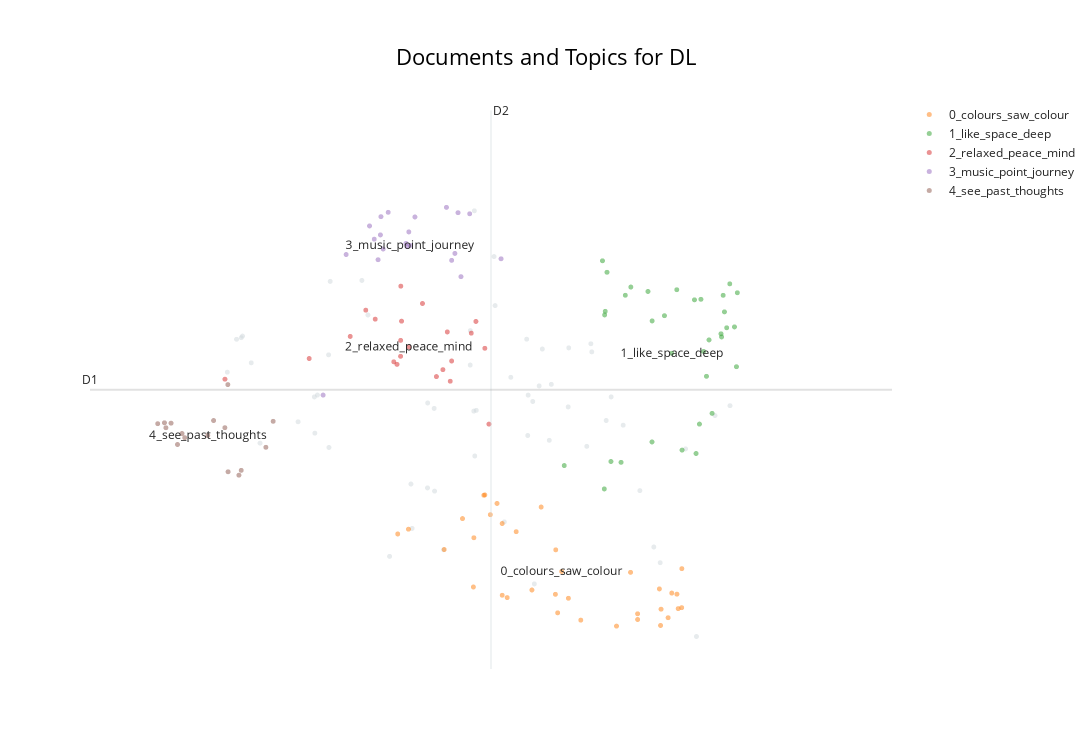

Here is the notebook cell this chart was saved with:
### Code cell
model.visualize_documents(df_reports,title=f'Documents and Topics for {condition}')

### Figure 1 — Plotly figure (JSON) as saved in the notebook; plotly's stock layout.template omitted (floating-point values rounded to 4 significant figures)
{"data": [{"hoverinfo": "text", "hovertext": ["i quite enjoyed the experience.", "then an overwhelming feeling of love and connection to everyone in the room.", "My partner, Dad, my sister, niece and nephew, my friends.", "At first, hearing gongs i saw myself in sammi ling's buddhist retreat  and imagined myself totally relaxing and at peace.", "i think i ought to experience it once  more to see if it changes.", "the moment i'll die i want to feel this", "it is like i am in a dream, in a movie\nno one there, not even me\njust my mind have been to there\nflying through a lot of shape, light, space\nthere is a moment..\ni feel like i was draw back to my body and the environment\nmy thought has been to somewhere no one have been to\ni can't realise how long was that experience\nit was so quick\nin and then out\ni don't feel the time.", "Anxiety, loneliness, my inner child screaming for love, screeching.", "A sense of place akin to home, almost a calling or draw to be submerged away from the world and in my own space where I could float and simply exist without any interruptions.", "It was something very familiar to the soul but not...\nI experienced several emotions\nFelt numb too", "so many different things.", "I had no sense of the grating sounds towards the end except they were the colour   turquoise which gradually turned to black and nothingness.", "a doorway", "i could see how we are all just little sensory machines moving through this realm.", "Everything packed into a tiny insignificant thing.", "an unique experience that teach us how simple could be to reconnect with our primitive way to feel emotions through sounds and colours", "i was everywhere... I saw my partner's nose, her eyes, her glasses, everything like a molecule of air given eyes.", "Like I am part of something bigger", "i flew around the room touching everyone.", "i was struggling because my mind would go back to a string of thoughts and to get out of it i had to take a very deep breath.", "detachment as though my body was in one box, mind in another and my anxiety came from that lack of control", "i was awake the whole time i could not relax or switch off", "thus should be available for everyone all the time", "breathing is hard", "the thought of this not working\nbut in the dream\nin another place", "Towards the end maybe quarter, i started having really intense visual of ripples and looking up into a tower", "nothingness complete", "I embraced my inner child, allowed it to sulk, scream and cry, coming out with a mix of intense feelings but knowing that I could handle them.", "the feeling of freedom, of being in time and space.", "It was successful 50% of time.", "A non-uniform green and blue circle that descended from a black space: at that moment I perceived this as a symbol of myself descending.", "it was near impossible to keep eyes open", "then i became a manta ray and drifted.", "physical heaviness\nphysical lightness\ni didn't experience visual or aural so-called \"hallucinations\"\nit was relaxing\na bit hot to start", "I saw a lot of animals, ones which I used to not like like reptiles but this time i liked them and they seemed adorable.", "not sure what the purpose of it was except being with the music certainly not induced to sleep dream state as bpm too high, otherwise interesting but confusing experience, not much visions either, don't think the lights were in sync too, to go with music well...", "The complexity of the brain can produce a limitless spectrum of experience, from depression to enlightenment.", "a swivelling vortex of sound\nthe loneliness of the moon\na jacuzzi of lightness", "Then I saw a bright pink light and felt a sense of love and understood that I deserve love and to be loved.", "my heart expanded and i opened my wings to hold the room.", "very little, occasional passing thoughts of nothing much", "We have 86 billion neurons, no wonder we can have psychedelic experiences.", "bumping off sounds colours and emotions.", "i felt the weight of the people in the room.", "an experience like time travelling or as i imagine it.", "i made up stories in my head in a narrative way imagining being on a spaceship with aliens communicating via sounds and colours and this was nice escapism from stress", "pleasant but should i be seeing something  unexpected", "My mind began to wander and reflect on my dreams and goals in a relaxed way whereas usually i am anxious.", "It was a beautiful experience of love, peace, harmony, togetherness and freedom.", "i wish i was here with George and that he created this experience for me", "I want one of these at home", "After a while, I began to relax and the changing colours made me feel safe and happy.", "As the pace gathered further, i was on a \ntrain, speeding through countryside , then through time and space until the music reach a climax.", "A sense of true, the ocean and the beach, sunrise and sunsets and further along into space and finally back to the deepest ocean.", "places and waves and an animal", "there was a being there called evelyn.", null], "marker": {"color": "#CFD8DC", "opacity": 0.5, "size": 5}, "mode": "markers+text", "name": "other", "showlegend": false, "type": "scattergl", "x": [4.659, 6.014, 4.29, 5.161, 7.46, 6.333, 7.218, 6.636, 6.652, 7.123, 6.467, 6.201, 6.05, 6.964, 6.971, 6.459, 5.678, 4.359, 4.211, 7.941, 7.084, 5.209, 5.679, 8.059, 7.709, 6.519, 6.062, 4.102, 6.557, 4.791, 6.283, 7.795, 5.556, 6.015, 5.379, 7.349, 6.582, 6.47, 5.733, 4.174, 6.932, 6.79, 6.21, 4.221, 6.785, 4.911, 4.902, 4.899, 4.811, 4.787, 5.73, 7.509, 6.047, 6.506, 5.805, 5.547, 6.042], "y": [5.886, 6.66, 6.69, 7.815, 4.177, 6.493, 5.839, 5.633, 6.397, 6.225, 5.699, 8.141, 5.419, 6.951, 6.84, 7.013, 4.984, 5.595, 7.033, 5.971, 5.903, 7.343, 6.143, 6.106, 5.516, 3.674, 6.042, 6.563, 6.376, 5.731, 4.52, 2.956, 4.431, 7.13, 4.05, 4.946, 6.879, 6.25, 4.94, 7.012, 5.551, 6.894, 7.471, 7.055, 6.089, 7.802, 5.536, 6.8, 6.251, 6.225, 6.068, 3.963, 8.765, 6.163, 4.14, 5.037, 6.032]}, {"hoverinfo": "text", "hovertext": ["It was a bit weird, i know that my brain is trying to create something by itself, i felt different things based on the colour.", "i opened my eyes but thought the centre lights were mild and not that impressive.", "Interested to  experience different darkness when different colours were projected.", "then things changed and it became very pink and i was in the clouds.", "i did not see anything except for the flickering lights.", "It was dark, but also a brilliant blue.", "also abstract forms and pink and red colours.", "I went on a train, underwater, saw seas of colour and pulsing shapes.", "i enjoyed the colours on the ceiling.", "i became a white egret from a dream last week.", "the colours i saw when my eyes were shut were very brief, fleeting and hues, nebulous, no specific patterns", "i met a being, long and blue, with not much of a defined form.", "i mostly saw grey geometric shapes", "I had a vision of string theory - that everything in the physical world is connected by invisible string particles and concatenations.", "i saw concave and convex and the hot orange oscillating of being inside a volcano", "I can't recognise the color actually, but I can feel the light dimming.", "The colours behind my closed eyes swapped to the opposite colour or the colour spectrum of that on the screen", "I saw a grey pulsing heart float across my mind", "some visuals of trees, heat, sun like experience", "We were told at the start that we could keep our eyes open so i did a lot as i thought it was more of a light show so i didn't get the whole idea or impact of impact of flickering lights on closed eyes", "I was in a land (not anywhere on Earth) it was another planet, with animals, but they were not the usual colours - a yellow elephant, a blue gorilla.", "the colours made patterns when i had my eyes closed - almost like a weave of colours in a woollen fabric", "i did not experience visuals and colours.", "i saw a lot of imagery and colours, especially images of water, ripples of water, snowscapes, drops of water falling.", "A yellow circle with red contours that grew according to my breathing.", "i saw a starry night and being in blue warm water and a blue butterfly", "I saw everything, the universe, the multiverse, all of time, and emerged in someone's sleeve.", "i saw a different colour to the lights that were in the centre when i closed my eyes", "i saw some different landscapes,", "had my eyes shut most of the time, was aware of colours changing", "Blue\nA bird flying\ncoming  closer\ncalm and at peace\na baby\na smiling relative.", "I saw myself flaring, whirling, in water, in the air, becoming one with what I floated in", "I turned into a mermaid and watched them on the land as I swam away with turtles, fishes.", "once i went past that it was blank.", null], "marker": {"opacity": 0.5, "size": 5}, "mode": "markers+text", "name": "0_colours_saw_colour", "text": ["", "", "", "", "", "", "", "", "", "", "", "", "", "", "", "", "", "", "", "", "", "", "", "", "", "", "", "", "", "", "", "", "", "", "0_colours_saw_colour"], "textfont": {"size": 12}, "type": "scattergl", "x": [7.68, 7.332, 7.641, 6.043, 7.166, 6.687, 6.787, 5.953, 7.276, 5.528, 7.516, 6.172, 6.702, 6.121, 6.305, 7.6, 7.679, 6.572, 6.266, 7.512, 5.809, 7.503, 7.651, 6.5, 6.685, 6.265, 6.129, 7.332, 6.039, 7.572, 6.376, 6.225, 5.443, 6.884, 6.734], "y": [3.882, 3.188, 3.534, 4.304, 3.098, 4.139, 3.478, 4.565, 3.831, 4.42, 3.329, 4.618, 3.279, 4.884, 3.487, 3.549, 3.35, 4.722, 3.519, 3.107, 4.143, 3.606, 3.337, 3.591, 3.532, 4.498, 4.888, 3.266, 3.632, 3.213, 4.386, 4.772, 4.355, 3.18, 3.844]}, {"hoverinfo": "text", "hovertext": [null, "Reminded 2001: space odyssey", "I had various flashing images of my memories, random events and people in my life kept popping  up, nothing lingered but lots of individual things happened in the memories.", "i felt like being at water first, then in the womb, then the birth and the light of this world, also at some point being in a bee's panel", "felt as though i was moving through a tunnel at first.", "It felt like a journey through the cosmos.", "i was a little afraid at thinking of the gas chambers.", "then it felt like a type of death experience as i descended into the underworld.", "we then started gently running towards the sea.", "Got many vivid visions, saw lots of colours, my bedroom, old TV shows, video games, cities...", "Almost womb like.", "the same set of thoughts occurred thrice and i inhaled really deep to get past it.", "Flashes of my past, seeing my lovely Mum.", "constant thoughts coming towards me as i batted them away into the sky", "my mind is a jellyfish, suspended in space", "And it also felt like being inside an ocean.", "i felt myself go down through the layers of the earth into a moss land.", "I wasn't drowning, instead it felt like that's where I was meant to be.", "I also felt numb and tingly throughout it at different points.", "Floating in space", "It felt like I was deep in the ocean.", "This is a thought I had anyway during the dream machine.", "i thought i was drifting in space.", "i felt like my body kept sinking or dropping to another level... into the seat and into itself", "Travelling at the speed of light as galaxies whizzed past", "First drowning in that sound, then learning how to swim and enjoy it and heal", "i felt intensely anxious and a bit suffocated but also knowing that i've got this.", "I couldn't stop the thinking process, I was trying to memorize the visuals and then trying to disconnect but couldn't, I wish I meditated more.", "woman next to me was sniffing so had to move and was difficult to get back in", "i tried hard to immerse into the dream state but failed.", "I also felt like i was dreaming of random objects and my started to create stories like if does when i am dreaming.it felt like a drug trip at some points.", "still feeling it now.", "I felt like my body was light and fuzzy like i wasn't sitting on anything.", "Felt like I had a pee without peeing."], "marker": {"opacity": 0.5, "size": 5}, "mode": "markers+text", "name": "1_like_space_deep", "text": ["1_like_space_deep", "", "", "", "", "", "", "", "", "", "", "", "", "", "", "", "", "", "", "", "", "", "", "", "", "", "", "", "", "", "", "", "", ""], "textfont": {"size": 12}, "type": "scattergl", "x": [7.6, 7.077, 7.122, 7.446, 7.413, 7.091, 7.874, 7.64, 8.117, 7.069, 7.543, 7.918, 6.754, 7.445, 7.072, 7.779, 7.83, 8.005, 7.993, 7.235, 8.015, 7.682, 7.279, 8.033, 7.055, 8.057, 7.851, 7.818, 8.11, 7.792, 7.201, 8.094, 7.894, 7.988], "y": [6.821, 7.393, 5.344, 7.263, 7.664, 7.926, 6.506, 7.688, 7.647, 4.969, 7.334, 6.001, 5.289, 5.611, 7.344, 7.55, 7.557, 7.612, 7.044, 7.613, 7.386, 5.5, 7.724, 7.169, 8.083, 7.768, 6.846, 5.855, 6.637, 5.453, 5.332, 7.181, 7.003, 7.087]}, {"hoverinfo": "text", "hovertext": ["Complete relaxation, peace of mind and ready to face whatever happens", "an acceptance of being in a stressful time but self jubilation and inspiration.", "i arrived stressed so it took a while to relax.", "deep relaxation close to falling asleep", "euphoric", "I felt compassion for myself and realized my negative self-talk.", "calming sounds, rising elation, curiosity and connection.", "i had a very nice snooze thank you", "Bliss", "very relaxing", "strange lights and sense of relaxation.", "nothing", "Vibration in visuals\nCentered in body\nAware of sounds\nMind really quietened down", "i love all of it the feeling was amazing and i would come back i fell asleep and wake up with fresh mindset", "calm", "Peacefulness and calm.", "I experienced a calmness almost a nothingness but it was relaxed and peaceful and soothing.", "helped me with my meditation journey", "more scope mentally acceptance and peace", "relaxed and peaceful, felt the beats of the music", "Relaxed just about to sleep when music or colour changed", null], "marker": {"opacity": 0.5, "size": 5}, "mode": "markers+text", "name": "2_relaxed_peace_mind", "text": ["", "", "", "", "", "", "", "", "", "", "", "", "", "", "", "", "", "", "", "", "", "2_relaxed_peace_mind"], "textfont": {"size": 12}, "type": "scattergl", "x": [5.868, 5.799, 5.069, 5.473, 5.466, 4.083, 6.129, 5.266, 5.412, 5.466, 6.022, 6.161, 6.059, 5.638, 5.437, 5.857, 5.834, 4.746, 5.748, 5.467, 5.192, 5.533], "y": [6.715, 6.597, 7.051, 7.259, 6.779, 6.467, 6.889, 7.287, 6.704, 6.997, 7.095, 5.854, 7.255, 7.5, 6.669, 6.439, 7.112, 6.749, 6.503, 7.737, 7.409, 6.908]}, {"hoverinfo": "text", "hovertext": ["emptiness in my mind, i was consumed by the power of the music.", "At that point I felt I'd left my body - fully immersed in the sound and light.", "At times I felt transported to a meadow full of flowers in spring, and then the sound of the bells took me to a mountaintop.", "it filled my mind", "The music conjured up images of Buddhists and other spiritual people...", "As the music pace and volume increased, i saw horses galloping at increasing speed and at some point, i was on a horse too.", "i watched the room rise and fall with the music.", "towards end in darkness, i felt i was being wrapped in metal, in strips", "When the music became intense I felt anxiety and fear and this represented my depression.", "I became more and more relaxed as the music progressed further with its journey.", "Thick hot air saturated with the soundwaves which I was inhaling.", "We felt so much Love.", "At one point I think I was milking a cow in a field with someone playing the piano.", "my visual experience would change a lot with the music.", "the music was both gentle and powerful", "physically being the music, especially the percussion and the bass.", "I tried to really focus on the listening and in doing so the music and my imagination took me to different places.", "Music wasn't just in the space, it was the space.", "Punctuated by the audio as it heightened and when it was most loud.", "The music took me on a whole journey, I was completely surrounded.", null], "marker": {"opacity": 0.5, "size": 5}, "mode": "markers+text", "name": "3_music_point_journey", "text": ["", "", "", "", "", "", "", "", "", "", "", "", "", "", "", "", "", "", "", "", "3_music_point_journey"], "textfont": {"size": 12}, "type": "scattergl", "x": [5.307, 5.941, 6.01, 5.037, 5.221, 5.918, 5.329, 6.257, 5.53, 5.289, 5.868, 4.856, 5.827, 5.579, 5.311, 5.368, 5.515, 5.258, 5.893, 5.508, 5.541], "y": [8.436, 7.866, 8.724, 8.168, 8.558, 8.739, 8.244, 8.11, 8.477, 8.097, 8.089, 6.25, 8.812, 8.681, 8.685, 8.744, 8.278, 8.378, 8.184, 8.319, 8.292]}, {"hoverinfo": "text", "hovertext": ["At some point started experimenting and trying to recall the images I liked.", "i began to see the source, the light we all come from, the connection to everything.", "Looking to the past to analyse my future.", "Windows into my busy life.", "he told me he was francis of assisi.", "i was interested to see what would happen next!", "retrospective thoughts.", "i felt connected.", "My thoughts were about connecting with others", "he told me we were doing important work that was our destiny.", "I saw past experiences and reflected on my choices.", "i asked him how i was doing and about my husband.", "Initially, I was interested in how others were reacting around me.", "I then found myself returning to the world and countryside and gradually getting back to normal everyday life.", "i saw new scenes and reflected on opportunities.", null], "marker": {"opacity": 0.5, "size": 5}, "mode": "markers+text", "name": "4_see_past_thoughts", "text": ["", "", "", "", "", "", "", "", "", "", "", "", "", "", "", "4_see_past_thoughts"], "textfont": {"size": 12}, "type": "scattergl", "x": [3.554, 4.405, 3.745, 3.994, 4.193, 3.709, 3.607, 4.463, 4.083, 4.211, 3.659, 4.108, 3.766, 4.106, 3.618, 3.948], "y": [5.86, 5.538, 5.726, 5.903, 5.157, 5.576, 5.872, 5.892, 5.806, 5.223, 5.867, 5.204, 5.669, 6.393, 5.805, 5.7]}], "layout": {"annotations": [{"showarrow": false, "text": "D1", "x": 3.021, "y": 6.323, "yshift": 10}, {"showarrow": false, "text": "D2", "x": 6.178, "xshift": 10, "y": 10.13}], "height": 750, "shapes": [{"line": {"color": "#CFD8DC", "width": 2}, "type": "line", "x0": 6.178, "x1": 6.178, "y0": 2.513, "y1": 10.13}, {"line": {"color": "#9E9E9E", "width": 2}, "type": "line", "x0": 3.021, "x1": 9.334, "y0": 6.323, "y1": 6.323}], "title": {"font": {"color": "Black", "size": 22}, "text": "Documents and Topics for DL", "x": 0.5, "xanchor": "center", "yanchor": "top"}, "width": 1200, "xaxis": {"visible": false}, "yaxis": {"visible": false}}}
